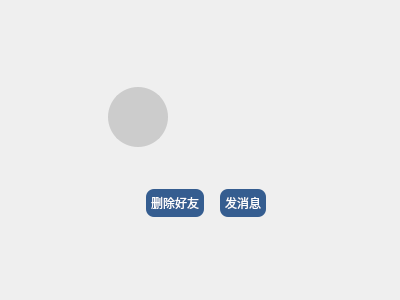
<?xml version="1.0" encoding="UTF-8"?>
<ui version="4.0">
 <class>UserDetailView</class>
 <widget class="QWidget" name="UserDetailView">
  <property name="geometry">
   <rect>
    <x>0</x>
    <y>0</y>
    <width>400</width>
    <height>300</height>
   </rect>
  </property>
  <property name="windowTitle">
   <string>Form</string>
  </property>
  <property name="styleSheet">
   <string notr="true">/**正常情况下样式**/
QPushButton{
	font: 10pt &quot;微软雅黑&quot;;
    color: white;
    background-color: rgb(53, 93, 144);
	color: rgb(255, 255, 255);
    border-radius: 8px;
    border-style: none;
    border-width: 1px;
    padding: 5px;
}

/**鼠标停留在按钮上的样式**/
QPushButton::hover{	
    color: #FFFFFF;
    background-color: rgb(93, 125, 166);
    border-color: #2f3640;
}

/**鼠标按压下去的样式**/
QPushButton::pressed,QPushButton::checked{
    color: #FFFFFF;
    background-color: qlineargradient(spread:pad, x1:0, y1:0, x2:0, y2:1, stop:0 #273c75, stop:1 #487eb0);
}

/**按钮失能情况下样式**/
QPushButton::disabled{
    color: #FFFFFF;
    background-color: #dcdde1;
    border-color: #dcdde1;
}
</string>
  </property>
  <layout class="QVBoxLayout" name="verticalLayout">
   <item>
    <spacer name="verticalSpacer_2">
     <property name="orientation">
      <enum>Qt::Vertical</enum>
     </property>
     <property name="sizeHint" stdset="0">
      <size>
       <width>20</width>
       <height>40</height>
      </size>
     </property>
    </spacer>
   </item>
   <item>
    <widget class="QWidget" name="widget" native="true">
     <property name="minimumSize">
      <size>
       <width>0</width>
       <height>100</height>
      </size>
     </property>
     <property name="maximumSize">
      <size>
       <width>16777215</width>
       <height>100</height>
      </size>
     </property>
     <layout class="QHBoxLayout" name="horizontalLayout_3">
      <item>
       <spacer name="horizontalSpacer_4">
        <property name="orientation">
         <enum>Qt::Horizontal</enum>
        </property>
        <property name="sizeHint" stdset="0">
         <size>
          <width>40</width>
          <height>20</height>
         </size>
        </property>
       </spacer>
      </item>
      <item>
       <widget class="QLabel" name="avatar">
        <property name="minimumSize">
         <size>
          <width>60</width>
          <height>60</height>
         </size>
        </property>
        <property name="maximumSize">
         <size>
          <width>60</width>
          <height>60</height>
         </size>
        </property>
        <property name="styleSheet">
         <string notr="true">border-radius: 30px; /* 圆形效果，需与 QLabel 的宽度一致 */
border: 2px solid #cccccc; /* 可选，添加边框 */
background-color: #cccccc;</string>
        </property>
        <property name="text">
         <string/>
        </property>
        <property name="scaledContents">
         <bool>true</bool>
        </property>
       </widget>
      </item>
      <item>
       <widget class="QWidget" name="widget_3" native="true">
        <property name="minimumSize">
         <size>
          <width>50</width>
          <height>0</height>
         </size>
        </property>
        <layout class="QVBoxLayout" name="verticalLayout_2">
         <item>
          <widget class="QLabel" name="name">
           <property name="minimumSize">
            <size>
             <width>100</width>
             <height>0</height>
            </size>
           </property>
           <property name="maximumSize">
            <size>
             <width>16777215</width>
             <height>15</height>
            </size>
           </property>
           <property name="text">
            <string/>
           </property>
          </widget>
         </item>
         <item>
          <widget class="QLabel" name="id">
           <property name="maximumSize">
            <size>
             <width>16777215</width>
             <height>10</height>
            </size>
           </property>
           <property name="text">
            <string/>
           </property>
          </widget>
         </item>
         <item>
          <widget class="OnlineStateLabel" name="onlineState">
           <property name="text">
            <string/>
           </property>
          </widget>
         </item>
        </layout>
       </widget>
      </item>
      <item>
       <spacer name="horizontalSpacer_5">
        <property name="orientation">
         <enum>Qt::Horizontal</enum>
        </property>
        <property name="sizeHint" stdset="0">
         <size>
          <width>40</width>
          <height>20</height>
         </size>
        </property>
       </spacer>
      </item>
     </layout>
    </widget>
   </item>
   <item>
    <widget class="QWidget" name="widget_2" native="true">
     <property name="minimumSize">
      <size>
       <width>0</width>
       <height>60</height>
      </size>
     </property>
     <property name="maximumSize">
      <size>
       <width>16777215</width>
       <height>60</height>
      </size>
     </property>
     <layout class="QHBoxLayout" name="horizontalLayout">
      <item>
       <spacer name="horizontalSpacer">
        <property name="orientation">
         <enum>Qt::Horizontal</enum>
        </property>
        <property name="sizeHint" stdset="0">
         <size>
          <width>126</width>
          <height>20</height>
         </size>
        </property>
       </spacer>
      </item>
      <item>
       <widget class="QPushButton" name="btnToDelete">
        <property name="maximumSize">
         <size>
          <width>80</width>
          <height>16777215</height>
         </size>
        </property>
        <property name="styleSheet">
         <string notr="true"/>
        </property>
        <property name="text">
         <string>删除好友</string>
        </property>
       </widget>
      </item>
      <item>
       <spacer name="horizontalSpacer_3">
        <property name="orientation">
         <enum>Qt::Horizontal</enum>
        </property>
        <property name="sizeType">
         <enum>QSizePolicy::Fixed</enum>
        </property>
        <property name="sizeHint" stdset="0">
         <size>
          <width>10</width>
          <height>20</height>
         </size>
        </property>
       </spacer>
      </item>
      <item>
       <widget class="QPushButton" name="btnToMessage">
        <property name="maximumSize">
         <size>
          <width>80</width>
          <height>16777215</height>
         </size>
        </property>
        <property name="styleSheet">
         <string notr="true"/>
        </property>
        <property name="text">
         <string>发消息</string>
        </property>
       </widget>
      </item>
      <item>
       <spacer name="horizontalSpacer_2">
        <property name="orientation">
         <enum>Qt::Horizontal</enum>
        </property>
        <property name="sizeHint" stdset="0">
         <size>
          <width>40</width>
          <height>20</height>
         </size>
        </property>
       </spacer>
      </item>
     </layout>
    </widget>
   </item>
   <item>
    <spacer name="verticalSpacer">
     <property name="orientation">
      <enum>Qt::Vertical</enum>
     </property>
     <property name="sizeHint" stdset="0">
      <size>
       <width>20</width>
       <height>40</height>
      </size>
     </property>
    </spacer>
   </item>
  </layout>
 </widget>
 <customwidgets>
  <customwidget>
   <class>OnlineStateLabel</class>
   <extends>QLabel</extends>
   <header>View/Components/onlinestatelabel.h</header>
  </customwidget>
 </customwidgets>
 <resources/>
 <connections/>
</ui>
